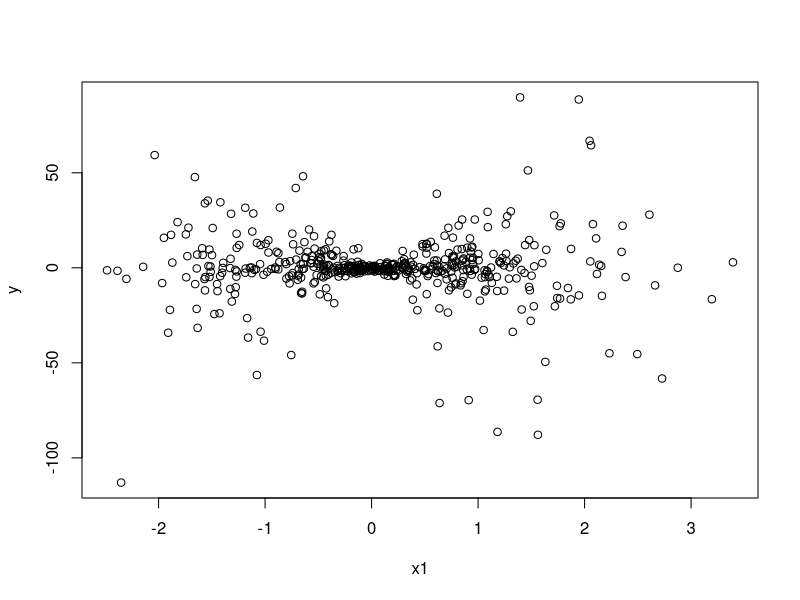
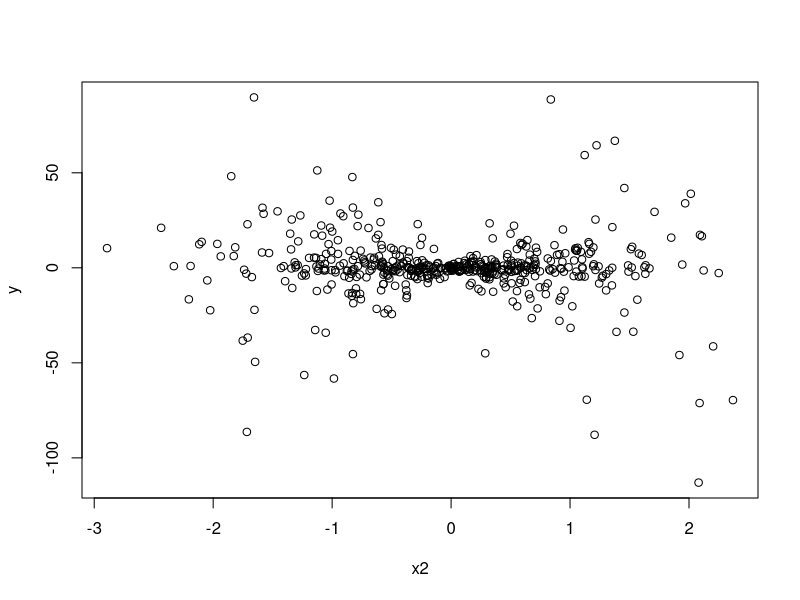
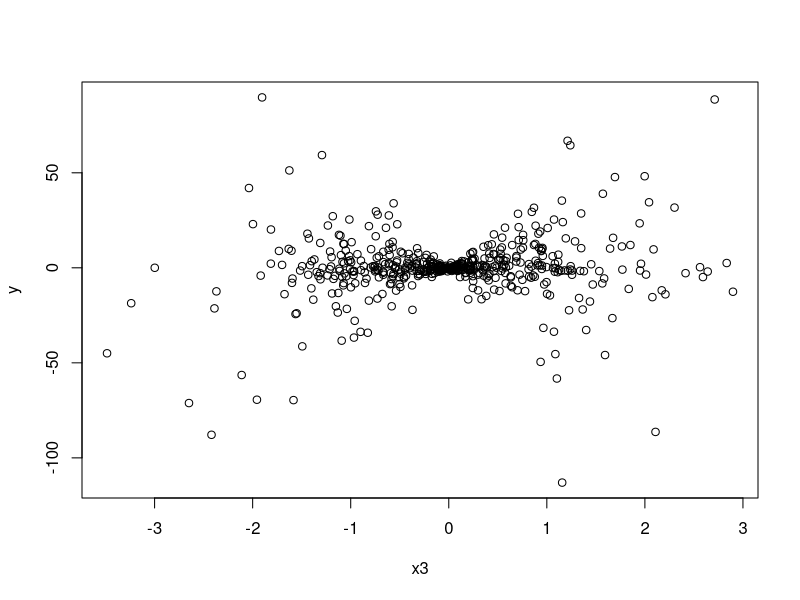
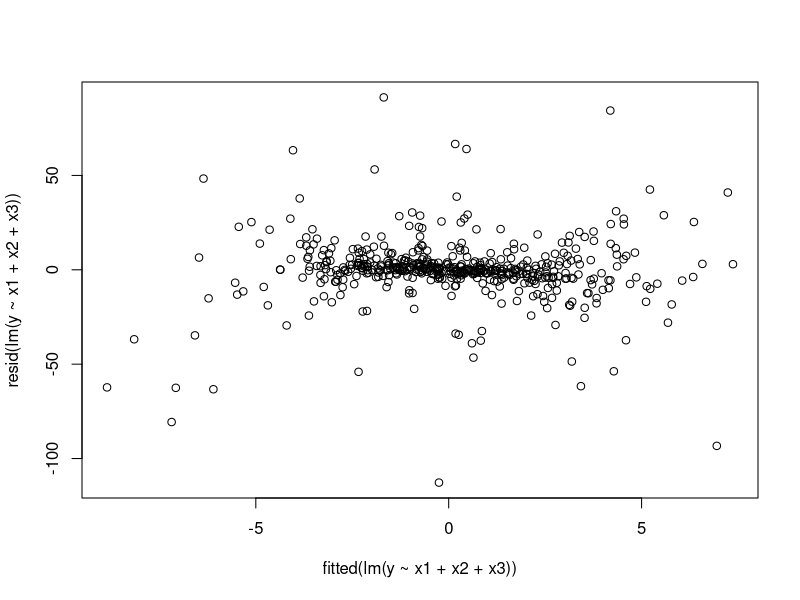
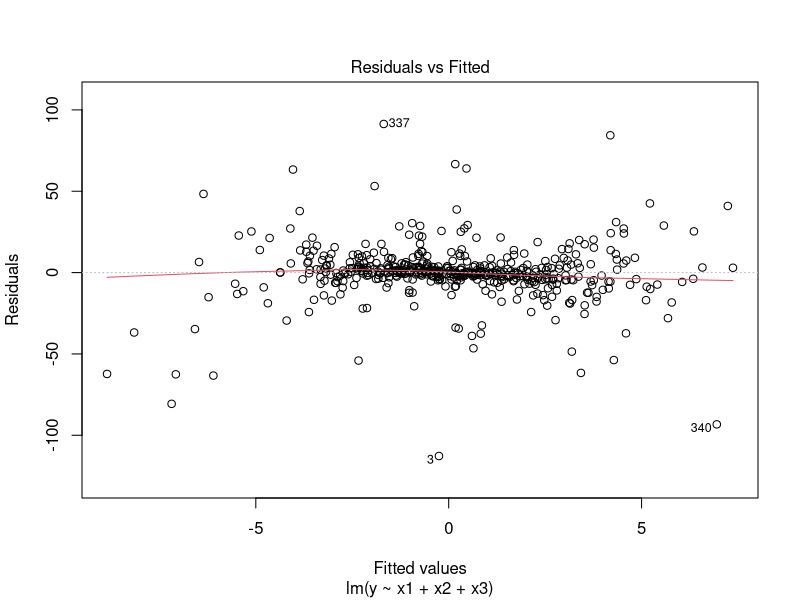
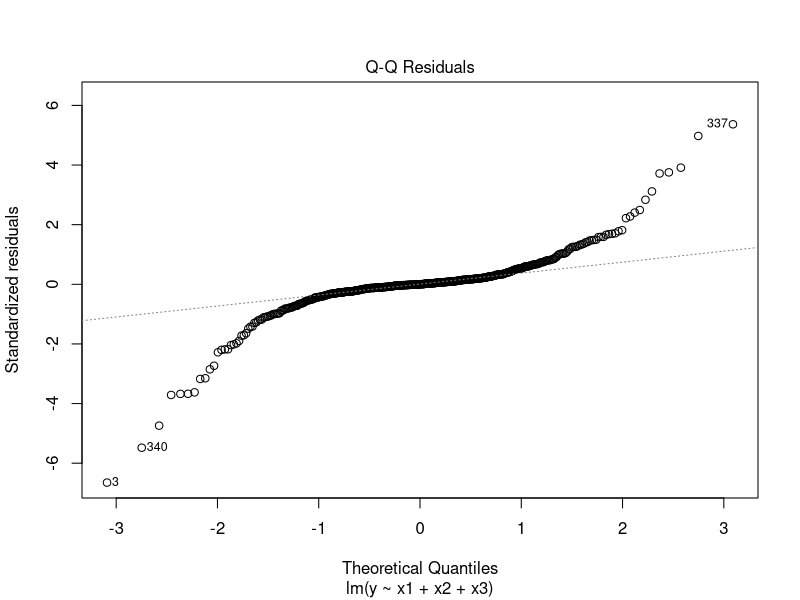
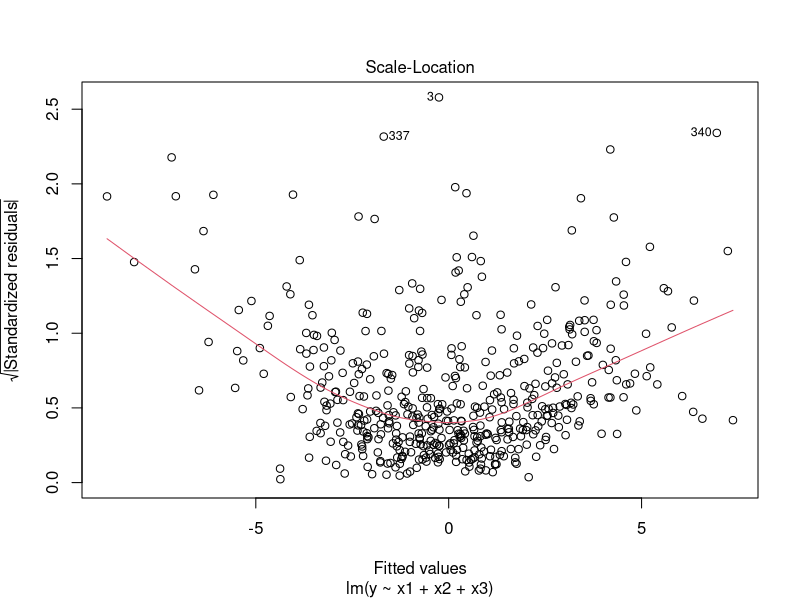
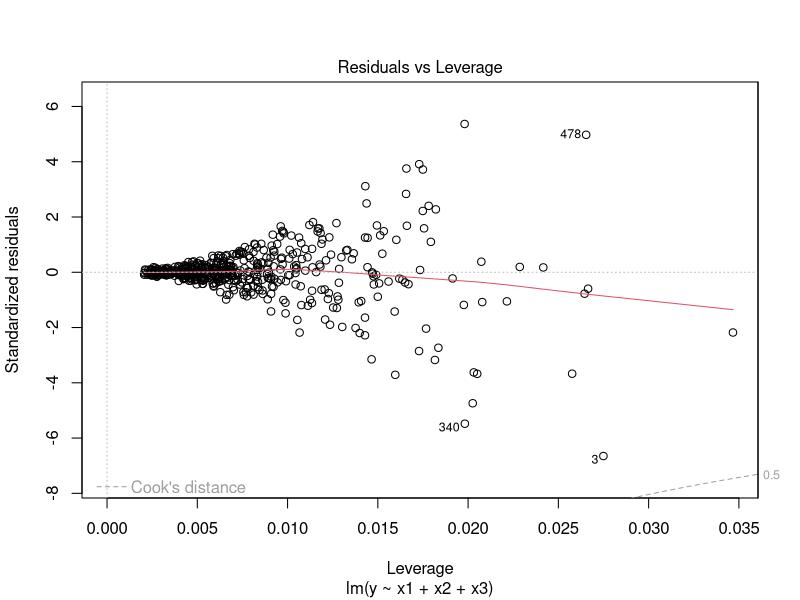

Write R code to recreate these figures, in order.
n <- 500
x1 <- rnorm(n)
x2 <- rnorm(n)
x3 <- rnorm(n)
b0 <- 2
b1 <- -2
b2 <- 1
b3 <- -5
y <- b0 + b1 * x1 + b2 * x2 + b3 * x3 + rnorm(n)
y <- b0 * b1 * x1 * b2 * x2 * b3 * x3 + rnorm(n)
plot(x1, y)
plot(x2, y)
plot(x3, y)
plot(fitted(lm(y ~ x1 + x2 + x3)), resid(lm(y ~ x1 + x2 + x3)))
plot(lm(y ~ x1 + x2 + x3))
